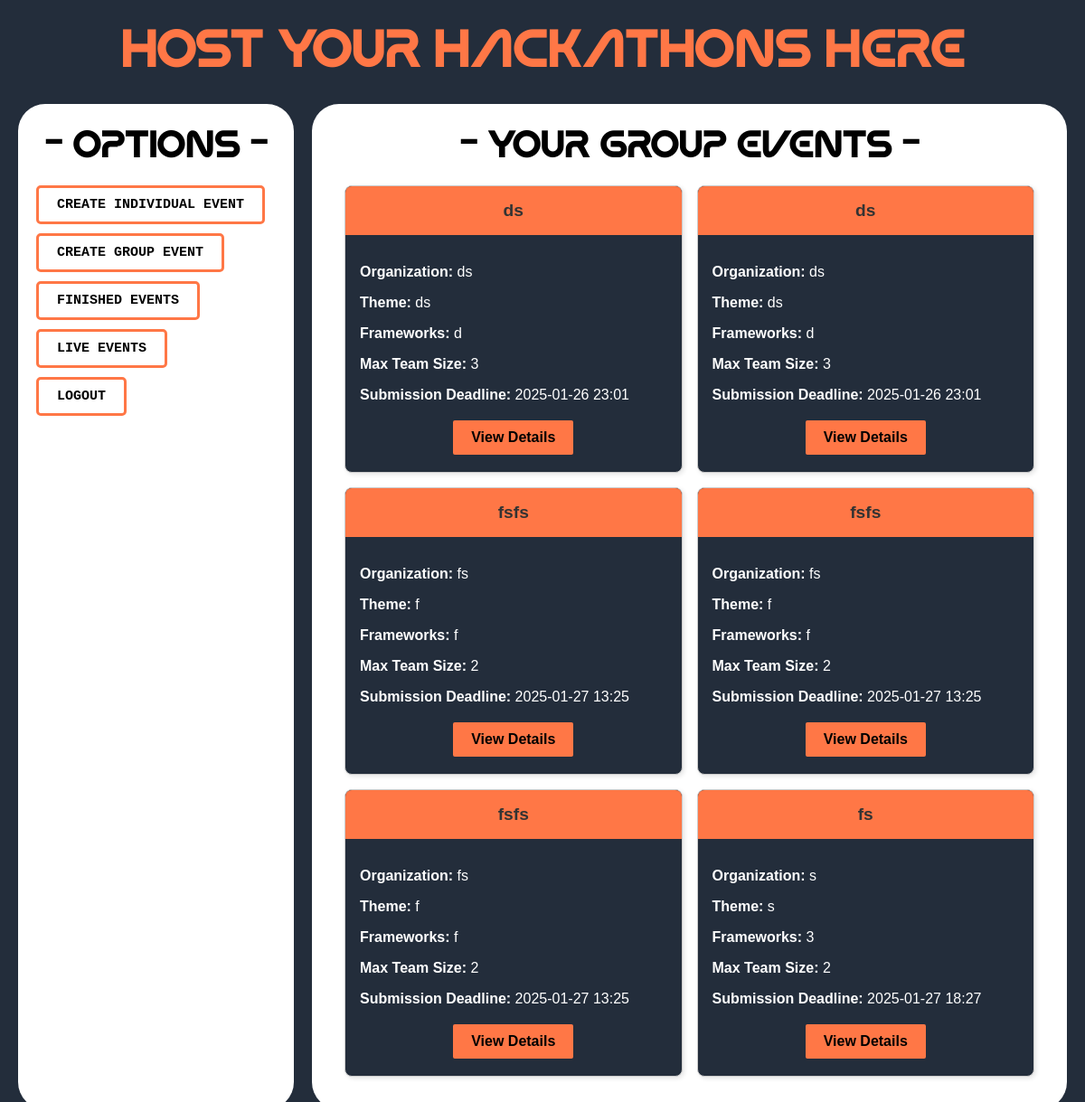
The app's page /host/dashboard/ (signed in) with its own data.
### host/models.py (models this page shows)
class GroupEvent(models.Model):
    hackathon_name = models.CharField(max_length=200)
    organization = models.CharField(max_length=200)
    theme = models.CharField(max_length=200)
    frameworks = models.CharField(max_length=300)
    max_team_size = models.IntegerField()
    last_submission_datetime = models.DateTimeField()
    evaluation_criteria = models.TextField()
    created_by = models.ForeignKey(settings.AUTH_USER_MODEL, on_delete=models.CASCADE, related_name="group_events")

### host/views.py (the view)
# urls.py: path('dashboard/', views.host_dashboard, name='host_dashboard'),
@login_required
def host_dashboard(request):
    user_group_events = GroupEvent.objects.filter(created_by=request.user)  # Fetch events by logged-in user
    return render(request, "host/host_dashboard.html", {"group_events": user_group_events})

### templates/host/host_dashboard.html (shortened to what this page needs)
{% load static %}
<!DOCTYPE html>
<html lang="en">
<head>
</head>
<body>
    <h1 class="heading">Host your Hackathons here</h1>
    <div class="lower-section">
        <div class="menu">
            <h1 style="color:black;text-align: center;">- options -</h1>
            <ul>
                <li><a href="#" class="btn-link">CREATE INDIVIDUAL EVENT</a></li>
                <li><a href="{% url "host:create_group_event" %}" class="btn-link">CREATE GROUP EVENT</a></li>
                <li><a href="{% url "host:finished_group_events" %}" class="btn-link">FINISHED EVENTS</a></li>
                <li><a href="{% url "host:live_events" %}" class="btn-link">LIVE EVENTS</a></li>
                <li><a href="{% url "host:logout" %}" class="btn-link">LOGOUT</a></li>
            </ul>
        </div>
        <div class="content">
            {% block right_div %}
            <h1 style="color:black;text-align: center;">- Your group events -</h1>
            {% if group_events %}
                <div class="cards-container" style="display: grid; grid-template-columns: repeat(2, 1fr); gap: 16px;">
                    {% for event in group_events %}
                        <div class="card" >
                            <div class="hackathon_name">
                                {{ event.hackathon_name }}
                            </div>
                            <div style="padding: 16px;">
                                <p><strong>Organization:</strong> {{ event.organization }}</p>
                                <p><strong>Theme:</strong> {{ event.theme }}</p>
                                <p><strong>Frameworks:</strong> {{ event.frameworks }}</p>
                                <p><strong>Max Team Size:</strong> {{ event.max_team_size }}</p>
                                <p><strong>Submission Deadline:</strong> {{ event.last_submission_datetime|date:"Y-m-d H:i" }}</p>
                                <div style="text-align: center; margin-top: 16px;">
                                    <a href="#" class="btn-like" >
                                        View Details
                                    </a>
                                </div>
                            </div>
                        </div>
                    {% endfor %}
                </div>
            {% else %}
                <p>No group events found. <a href="{% url 'host:create_group_event' %}">Create your first event!</a></p>
            {% endif %}
        {% endblock right_div %}
        </div>
    </div>
</body>
</html>

### records on screen
GroupEvent: hackathon_name "ds", organization "ds", theme "ds", frameworks "d", max_team_size "3", last_submission_datetime "2025-01-26 23:01"
GroupEvent: hackathon_name "ds", organization "ds", theme "ds", frameworks "d", max_team_size "3", last_submission_datetime "2025-01-26 23:01"
GroupEvent: hackathon_name "fsfs", organization "fs", theme "f", frameworks "f", max_team_size "2", last_submission_datetime "2025-01-27 13:25"
GroupEvent: hackathon_name "fsfs", organization "fs", theme "f", frameworks "f", max_team_size "2", last_submission_datetime "2025-01-27 13:25"
GroupEvent: hackathon_name "fsfs", organization "fs", theme "f", frameworks "f", max_team_size "2", last_submission_datetime "2025-01-27 13:25"
GroupEvent: hackathon_name "fs", organization "s", theme "s", frameworks "3", max_team_size "2", last_submission_datetime "2025-01-27 18:27"
